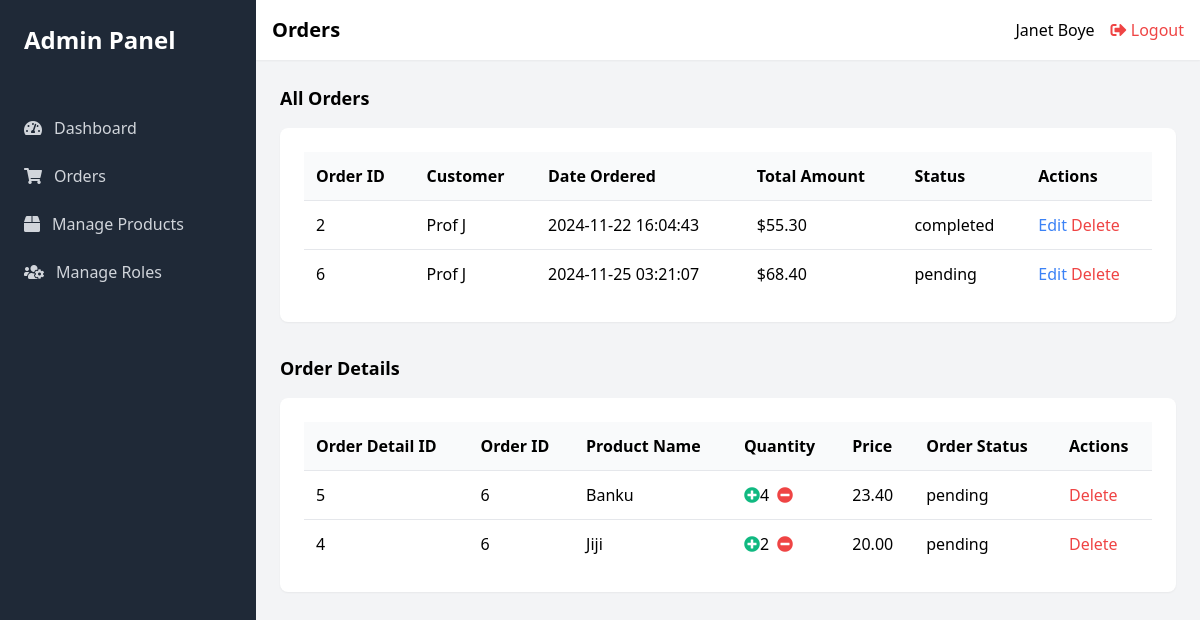
The app's page /view/manage_orders.php (signed in) with its own data.
### tables this page shows
CREATE TABLE `orders` (
  `order_id` int(11) NOT NULL,
  `user_id` int(11) NOT NULL,
  `date` datetime NOT NULL DEFAULT current_timestamp(),
  `total_amount` decimal(10,2) NOT NULL,
  `status` enum('pending','completed','collected','cancelled') NOT NULL DEFAULT 'pending'
);

CREATE TABLE `users` (
  `user_id` int(11) NOT NULL,
  `name` varchar(100) NOT NULL,
  `email` varchar(100) NOT NULL,
  `password` varchar(255) NOT NULL,
  `role` enum('administrator','inventory manager','sales personnel','customer') NOT NULL,
  `auth_pin` int(11) DEFAULT NULL,
  `last_update` timestamp NULL DEFAULT NULL ON UPDATE current_timestamp(),
  `otp_expiry` timestamp NULL DEFAULT NULL
);

CREATE TABLE `order_details` (
  `order_detail_id` int(11) NOT NULL,
  `order_id` int(11) NOT NULL,
  `product_id` int(11) NOT NULL,
  `qty` int(11) NOT NULL,
  `price` decimal(10,2) NOT NULL
);

CREATE TABLE `products` (
  `product_id` int(11) NOT NULL,
  `pname` varchar(100) NOT NULL,
  `description` text NOT NULL,
  `price` decimal(10,2) NOT NULL,
  `stock_qty` int(11) DEFAULT NULL
);

### controllers/order_controller.php (called while the page is built, shortened)
<?php
require_once("../classes/order_class.php");
function getOrdersController() {
    $orders = new Orders();
    return $orders->getOrders();
}
function getAllOrderDetailsController() {
    $order = new Orders();
    return $order->getAllOrderDetails();
}
?>

### classes/order_class.php (called while the page is built, shortened)
<?php
require_once ('../settings/db_class.php');
class Orders extends db_connection
{
    public function getAllOrderDetails() {
        $ndb = new db_connection();
        $sql = "SELECT `order_details`.`order_detail_id`, `orders`.`order_id`, `orders`.`status` AS order_status,
                        `order_details`.`qty`, `order_details`.`price`, `products`.`pname`
                FROM `order_details`
                JOIN `products` ON `order_details`.`product_id` = `products`.`product_id`
                JOIN `orders` ON `order_details`.`order_id` = `orders`.`order_id`
                ORDER BY `orders`.`date` DESC";
        if ($ndb->db_query($sql)) {
            $order_details = $ndb->db_fetch_all();
            return $order_details ? $order_details : [];
        } else {
            error_log("Error retrieving order details: " . mysqli_error($ndb->db_conn()));
            return [];
        }
    }
    function getOrders() {
        $ndb = new db_connection();
        $sql = "SELECT `orders`.*, `users`.`name` FROM `orders`
                JOIN `users` ON `orders`.`user_id` = `users`.`user_id`";
        $result = mysqli_query($ndb->db_conn(), $sql);
        $orders = array();
        if ($result && mysqli_num_rows($result) > 0) {
            while ($row = mysqli_fetch_assoc($result)) {
                $orders[] = $row;
            }
        }
        return $orders;
    }
}
?>

### settings/db_class.php (called while the page is built, shortened)
<?php
if (!class_exists('db_connection')) {
	class db_connection
	{
		public $db = null;
		public $results = null;
		function db_connect()
		{
			$this->db = mysqli_connect(SERVER, USERNAME, PASSWORD, DATABASE);
			if (mysqli_connect_errno()) {
				return false;
			} else {
				return true;
			}
		}
		function db_conn()
		{
			$this->db = mysqli_connect(SERVER, USERNAME, PASSWORD, DATABASE);
			if (mysqli_connect_errno()) {
				return false;
			} else {
				return $this->db;
			}
		}
		function db_query($sqlQuery)
		{
			$this->results = mysqli_query($this->db, $sqlQuery);
			if ($this->results == false) {
				return false;
			} else {
				return true;
			}
		}
		function db_fetch_all()
		{
			return mysqli_fetch_all($this->results, MYSQLI_ASSOC);
		}
	}
}
?>

### view/manage_orders.php (the view, shortened to what this page needs)
<?php
$role = $_SESSION['user_role'];
require_once('../controllers/order_controller.php');
$orders = getOrdersController();
$order_details = getAllOrderDetailsController();
?>
<!DOCTYPE html>
<html lang="en">
<head>
    <link href="https://cdn.jsdelivr.net/npm/tailwindcss@2.2.16/dist/tailwind.min.css" rel="stylesheet">
    <link rel="stylesheet" href="https://cdnjs.cloudflare.com/ajax/libs/font-awesome/5.15.3/css/all.min.css">
</head>
<body>
    <div class="flex h-screen bg-gray-100">
        <div class="w-64 bg-gray-800">
            <div class="p-6">
                <h1 class="text-2xl font-bold text-white">Admin Panel</h1>
            </div>
            <nav class="mt-6">
            <?php if ($role === 'administrator') { ?>
                <a href="admin.php" class="flex items-center py-3 px-6 text-gray-300 hover:bg-gray-700 hover:text-white transition-all duration-200">
                    <i class="fas fa-tachometer-alt mr-3"></i> Dashboard
                </a>
                <?php } ?>
                <?php if ($role === 'administrator' || $role === 'sales personnel' || $role === 'inventory manager') { ?>
                    <a href="manage_orders.php" class="flex items-center py-3 px-6 text-gray-300 hover:bg-gray-700 hover:text-white transition-all duration-200">
                        <i class="fas fa-shopping-cart mr-3"></i> Orders
                    </a>
                <?php } ?>
                <?php if ($role === 'administrator' || $role === 'sales personnel' || $role === 'inventory manager') { ?>
                    <a href="manage_products.php" class="flex items-center py-3 px-6 text-gray-300 hover:bg-gray-700 hover:text-white transition-all duration-200">
                        <i class="fas fa-box mr-3"></i> Manage Products
                    </a>
                <?php } ?>
                <?php if ($role === 'administrator') { ?>
                    <a href="manage_roles.php" class="flex items-center py-3 px-6 text-gray-300 hover:bg-gray-700 hover:text-white transition-all duration-200">
                        <i class="fas fa-users-cog mr-3"></i> Manage Roles
                    </a>
                <?php } ?>
            </nav>
        </div>
        <div class="flex-1 overflow-x-hidden overflow-y-auto">
            <header class="bg-white shadow-sm p-4">
                <div class="flex items-center justify-between">
                    <h2 class="text-xl font-semibold">Orders</h2>
                    <div class="flex items-center">
                        <span class="mr-4"><?php echo $_SESSION['user_name']; ?></span>
                        <a href="../actions/logout_action.php" class="text-red-500 hover:text-red-700">
                            <i class="fas fa-sign-out-alt"></i> Logout
                        </a>
                    </div>
                </div>
            </header>
            <main class="p-6">
                <div class="flex justify-between items-center mb-4">
                    <h3 class="text-lg font-semibold">All Orders</h3>
                </div>
                <div class="bg-white p-6 rounded-lg shadow-sm">
                    <table class="w-full">
                        <thead>
                            <tr class="bg-gray-50">
                                <th class="p-3 text-left">Order ID</th>
                                <th class="p-3 text-left">Customer</th>
                                <th class="p-3 text-left">Date Ordered</th>
                                <th class="p-3 text-left">Total Amount</th>
                                <th class="p-3 text-left">Status</th>
                                <?php if ($role === 'administrator' || $role === 'sales personnel') { ?>
                                    <th class="p-3 text-left">Actions</th>
                                <?php } ?>
                            </tr>
                        </thead>
                        <tbody>
                            <?php foreach ($orders as $order) { ?>
                                <tr class="border-t">
                                    <td class="p-3"><?php echo $order['order_id']; ?></td>
                                    <td class="p-3"><?php echo $order['name']; ?></td>
                                    <td class="p-3"><?php echo $order['date']; ?></td>
                                    <td class="p-3">$<?php echo $order['total_amount']; ?></td>
                                    <td class="p-3"><?php echo $order['status']; ?></td>
                                    <td class="p-3">
                                        <?php if ($role === 'administrator' || $role === 'sales personnel') { ?>
                                            <form action="edit_order.php" method="GET" class="inline-block">
                                                <button type="submit" class="text-blue-500 hover:text-blue-700">Edit</button>
                                            </form>
                                            <form action="../actions/delete_order_action.php" method="POST" class="inline-block">
                                                <button type="submit" onclick="return confirm('Are you sure you want to delete this order?')" class="text-red-500 hover:text-red-700">Delete</button>
                                            </form>
                                        <?php } ?>
                                    </td>
                                </tr>
                            <?php } ?>
                        </tbody>
                    </table>
                </div>
                <div class="mt-8">
                    <h3 class="text-lg font-semibold mb-4">Order Details</h3>
                    <div class="bg-white p-6 rounded-lg shadow-sm">
                        <table class="w-full">
                            <thead>
                                <tr class="bg-gray-50">
                                    <th class="p-3 text-left">Order Detail ID</th>
                                    <th class="p-3 text-left">Order ID</th>
                                    <th class="p-3 text-left">Product Name</th>
                                    <th class="p-3 text-left">Quantity</th>
                                    <th class="p-3 text-left">Price</th>
                                    <th class="p-3 text-left">Order Status</th>
                                    <?php if ($role === 'administrator' || $role === 'sales personnel') { ?>
                                        <th class="p-3 text-left">Actions</th>
                                    <?php } ?>
                                </tr>
                            </thead>
                            <tbody>
                                <?php foreach ($order_details as $detail) { ?>
                                    <tr class="border-t">
                                        <td class="p-3"><?php echo $detail['order_detail_id']; ?></td>
                                        <td class="p-3"><?php echo $detail['order_id']; ?></td>
                                        <td class="p-3"><?php echo $detail['pname']; ?></td>
                                        <td class="p-3">
                                            <div class="flex items-center space-x-2">
                                                <form action="../actions/update_qty_action.php" method="POST" class="inline">
                                                    <button type="submit" name="action" value="increase" class="text-green-500 hover:text-green-700">
                                                        <i class="fas fa-plus-circle"></i>
                                                    </button>
                                                </form>
                                                <?php echo $detail['qty']; ?>
                                                <form action="../actions/update_qty_action.php" method="POST" class="inline">
                                                    <button type="submit" name="action" value="decrease" class="text-red-500 hover:text-red-700">
                                                        <i class="fas fa-minus-circle"></i>
                                                    </button>
                                                </form>
                                            </div>
                                        </td>
                                        <td class="p-3"><?php echo $detail['price']; ?></td>
                                        <td class="p-3"><?php echo $detail['order_status']; ?></td>
                                        <td class="p-3 flex space-x-2">
                                            <?php if ($role === 'administrator' || $role === 'sales personnel') { ?>
                                                <form action="../actions/delete_order_detail_action.php" method="POST" class="inline-block">
                                                    <button type="submit" onclick="return confirm('Are you sure you want to delete this order detail?')" class="text-red-500 hover:text-red-700">Delete</button>
                                                </form>
                                            <?php } ?>
                                        </td>
                                    </tr>
                                <?php } ?>
                            </tbody>
                        </table>
                    </div>
                </div>
            </main>
        </div>
    </div>
</body>
</html>

### records on screen
orders: order_id "2", user.name "Prof J", date "2024-11-22 16:04:43", total_amount "55.30", status "completed"
orders: order_id "6", user.name "Prof J", date "2024-11-25 03:21:07", total_amount "68.40", status "pending"
order_details: order_detail_id "5", order.order_id "6", product.pname "Banku", qty "4", price "23.40", order.status "pending"
order_details: order_detail_id "4", order.order_id "6", product.pname "Jiji", qty "2", price "20.00", order.status "pending"

### other values on screen
$_SESSION['user_name'] "Janet Boye"
